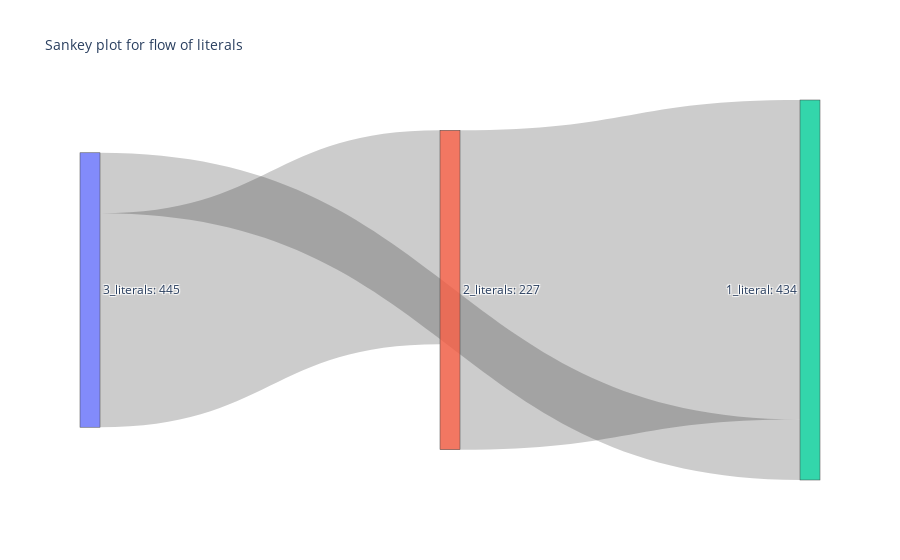

Write notebook code for a chart like this one.
### Code cell
import plotly.graph_objects as go
fig = go.Figure(data=[go.Sankey(
    node = dict(
        pad = 15,
        thickness = 20,
        label = [f'{x}: {final_df[x].sum()}' for x in final_df.columns]
    ),
    link=dict(
        source = sankey_ST['source'],
        target = sankey_ST['target'],
        value = sankey_ST['value']
    ),
)])


fig.update_layout(title_text='Sankey plot for flow of literals', font_size=10)
fig.update_traces(textfont_size=12)
fig.show()

### Figure 1 — Plotly figure (JSON) as saved in the notebook; plotly's stock layout.template omitted (floating-point values rounded to 4 significant figures)
{"data": [{"link": {"source": [1, 0, 0], "target": [2, 1, 2], "value": [227, 152, 43]}, "node": {"label": ["3_literals: 445", "2_literals: 227", "1_literal: 434"], "pad": 15, "thickness": 20}, "textfont": {"size": 12}, "type": "sankey"}], "layout": {"font": {"size": 10}, "title": {"text": "Sankey plot for flow of literals"}}}
